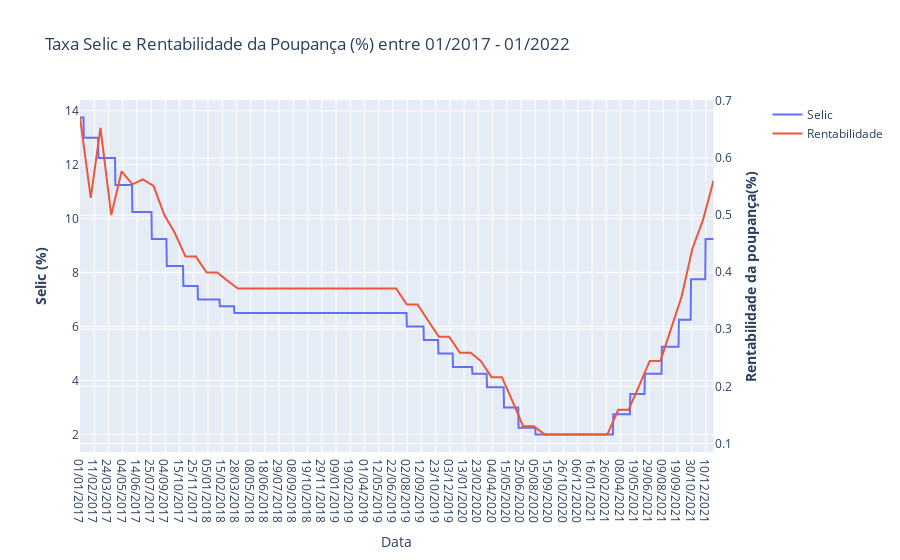

Notebook cell for this chart:
### Markdown cell above
A partir dos gráficos, nota-se que:
- A taxa Selic estava em queda enquanto o saldo da poupança aumentava
- A inflação cresceu consideravelmente quando a poupança já tinha crescido e estava estável
- O desemprego cresceu enquanto o saldo da poupança aumentou
- O PIB voltou a crescer no último ano, quando a poupança já estava estabilizada


Esses fatores podem não estar necessariamente relacionados, mas fazem parte de um contexto macro. Os motivos de queda e subida podem ter muitas explicações, no entanto a mudança notória dos indicadores em 2020 tem a pandemia como fator fundamental na composição.

Analisando os gráficos, causa estranheza a poupança ter aumentado ao mesmo tempo que a taxa de desemprego cresceu. Isso pode ter ocorrido devido a recolhimento do FGTS por parte de quem ficou desempregado. Outro fator a ser considerado é o fato de a Pandemia ter causado uma redução dos gastos com viagens, festas, idas a bares e restaurantes que pode ter favorecido a formação de uma poupança involuntária por parte da população, de acordo com a Ambima. (https://www.anbima.com.br/pt_br/noticias/pandemia-muda-habitos-de-poupanca-do-brasileiro-e-estimula-investimento-em-produtos-financeiros.htm)

### Code cell
# gráfico Rendimento da poupança x Taxa Selic

#Create figure with secondary y-axis
fig = make_subplots(specs=[[{"secondary_y": True}]])

# Selic
fig.add_trace(
    go.Scatter(x= Dados_selic['data'], y=Dados_selic['valor'], name="Selic"), secondary_y=False
)

# Rentabilidade
fig.add_trace(
    go.Scatter(x= Dados_rend_poupanca['data'], y=Dados_rend_poupanca['valor'], name="Rentabilidade"), secondary_y=True
)


 #Título
fig.update_layout(
    title_text="Taxa Selic e Rentabilidade da Poupança (%) entre 01/2017 - 01/2022"
)

 #Set x-axis title
fig.update_xaxes(title_text="Data")

# Set y-axes titles
fig.update_yaxes(title_text="<b>Selic (%)</b>", secondary_y=False)
fig.update_yaxes(title_text="<b>Rentabilidade da poupança(%)</b>", secondary_y=True)

fig.show()

### Figure 1 — Plotly figure (JSON) as saved in the notebook; plotly's stock layout.template omitted (floating-point values rounded to 4 significant figures; data arrays with more than 128 entries replaced by an {"elided": "..."} marker saying what was removed)
{"data": [{"name": "Selic", "type": "scatter", "x": {"elided": "1827 str values"}, "xaxis": "x", "y": {"elided": "1827 float values"}, "yaxis": "y"}, {"name": "Rentabilidade", "type": "scatter", "x": ["01/01/2017", "01/02/2017", "01/03/2017", "01/04/2017", "01/05/2017", "01/06/2017", "01/07/2017", "01/08/2017", "01/09/2017", "01/10/2017", "01/11/2017", "01/12/2017", "01/01/2018", "01/02/2018", "01/03/2018", "01/04/2018", "01/05/2018", "01/06/2018", "01/07/2018", "01/08/2018", "01/09/2018", "01/10/2018", "01/11/2018", "01/12/2018", "01/01/2019", "01/02/2019", "01/03/2019", "01/04/2019", "01/05/2019", "01/06/2019", "01/07/2019", "01/08/2019", "01/09/2019", "01/10/2019", "01/11/2019", "01/12/2019", "01/01/2020", "01/02/2020", "01/03/2020", "01/04/2020", "01/05/2020", "01/06/2020", "01/07/2020", "01/08/2020", "01/09/2020", "01/10/2020", "01/11/2020", "01/12/2020", "01/01/2021", "01/02/2021", "01/03/2021", "01/04/2021", "01/05/2021", "01/06/2021", "01/07/2021", "01/08/2021", "01/09/2021", "01/10/2021", "01/11/2021", "01/12/2021", "01/01/2022"], "xaxis": "x", "y": [0.6708, 0.5304, 0.6527, 0.5, 0.5768, 0.5539, 0.5626, 0.5512, 0.5, 0.469, 0.4273, 0.4273, 0.3994, 0.3994, 0.3855, 0.3715, 0.3715, 0.3715, 0.3715, 0.3715, 0.3715, 0.3715, 0.3715, 0.3715, 0.3715, 0.3715, 0.3715, 0.3715, 0.3715, 0.3715, 0.3715, 0.3434, 0.3434, 0.3153, 0.2871, 0.2871, 0.2588, 0.2588, 0.2446, 0.2162, 0.2162, 0.1733, 0.1303, 0.1303, 0.1159, 0.1159, 0.1159, 0.1159, 0.1159, 0.1159, 0.1159, 0.159, 0.159, 0.2019, 0.2446, 0.2446, 0.3012, 0.3575, 0.4412, 0.4902, 0.5608], "yaxis": "y2"}], "layout": {"title": {"text": "Taxa Selic e Rentabilidade da Poupança (%) entre 01/2017 - 01/2022"}, "xaxis": {"anchor": "y", "domain": [0, 0.94], "title": {"text": "Data"}}, "yaxis": {"anchor": "x", "domain": [0, 1], "title": {"text": "<b>Selic (%)</b>"}}, "yaxis2": {"anchor": "x", "overlaying": "y", "side": "right", "title": {"text": "<b>Rentabilidade da poupança(%)</b>"}}}}
